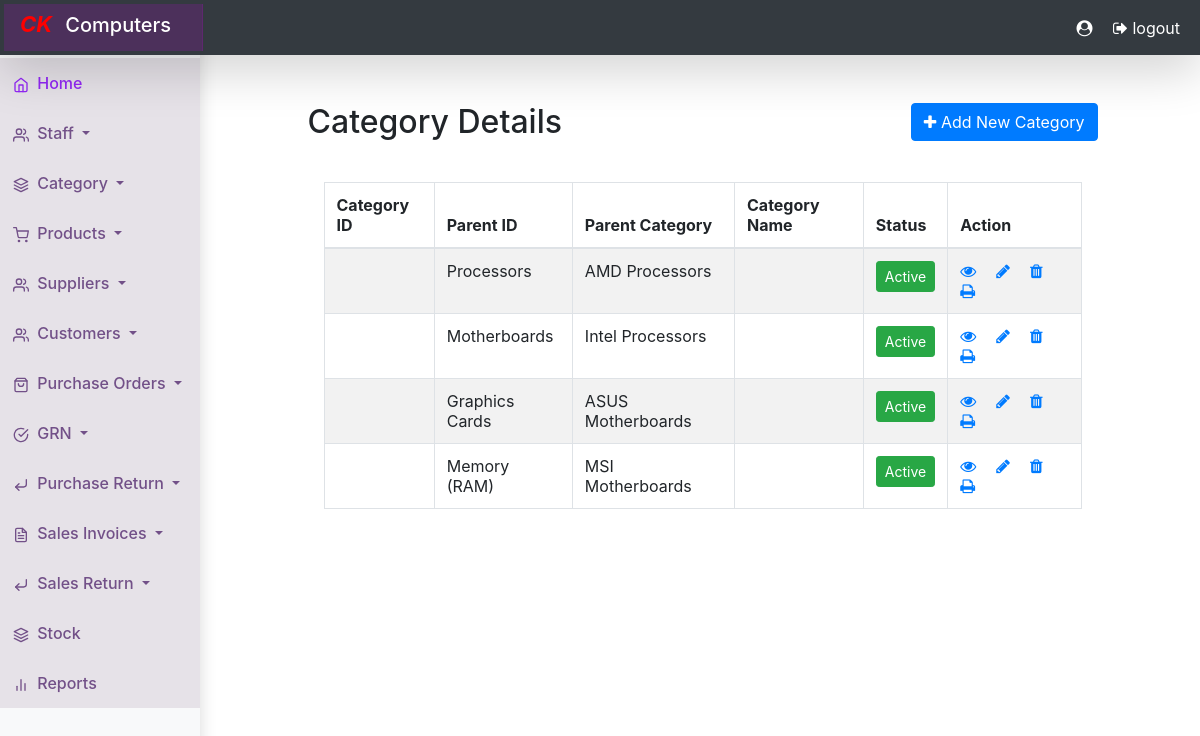
/category/index2.php, run on the app's committed database.
### tables this page shows
CREATE TABLE `p_category` (
  `p_cat_id` int(20) NOT NULL,
  `parent_cat_name` varchar(100) NOT NULL,
  `status` tinyint(4) NOT NULL DEFAULT 1
);

CREATE TABLE `category` (
  `id` int(50) NOT NULL,
  `p_cat_id` int(20) DEFAULT NULL,
  `category_name` varchar(50) NOT NULL,
  `status` tinyint(4) NOT NULL DEFAULT 1
);

### category/index2.php (the view, shortened to what this page needs)
<?php
require_once '../common/config.php';
?>
<?php include "../common/header.php"; ?>
 <?php require_once '../common/navbar.php'; ?>
<!DOCTYPE html>
<html lang="en">
    <head>
    <link rel="stylesheet" type="text/css" href="https://cdn.datatables.net/v/dt/dt-1.12.1/datatables.min.css"/>
    <link rel="stylesheet" href="https://maxcdn.bootstrapcdn.com/font-awesome/4.7.0/css/font-awesome.min.css">
    </head>
<body style="background-image: url(../images/BG100.jpg); background-size: cover; background-repeat:no-repeat;">
    <div class="wrapper">
            <div class="row">
            <div class="col-lg-3"></div>
                <div class="col-md-8">
                    <div class="mt-5 mb-3 clearfix">
                        <h2 class="pull-left">Category Details</h2>
                        <a href="create.php" class="btn btn-primary pull-right"><i class="fa fa-plus"></i> Add New Category</a>
                    </div>
                    <?php
                    $sql = "SELECT * FROM p_category ";
                    if($result = mysqli_query($link, $sql)){
                        if(mysqli_num_rows($result) > 0){
                            echo '<div class="bg-white p-3"><table class="table table-bordered table-striped" id="myTable" >';
                                echo "<thead>";
                                    echo "<tr>";
                                        echo "<th>Category ID</th>";
                                        echo "<th>Parent ID</th>";
                                        echo "<th>Parent Category</th>";
                                        echo "<th>Category Name</th>";
                                        echo "<th>Status</th>";
                                        echo "<th>Action</th>";
                                    echo "</tr>";
                                echo "</thead>";
                                echo "<tbody>";
                                while($row = mysqli_fetch_array($result)){
                                    echo "<tr>";
                                        echo "<td>" . $row['id'] . "</td>";
                                        echo "<td>" . $row['parent_cat_name'] . "</td>";
                                        echo "<td>";
                                        $z=$row['p_cat_id'];
                                        $count="SELECT category_name FROM category WHERE id=$z";
                                        foreach ($link->query($count) as $row1) {
                                            echo $row1['category_name'];
                                        }
                                        echo "</td>";
                                        echo "<td>" . $row['category_name'] . "</td>";
                                        echo "<td>";
                                        $status = $row['status'];
                                        if($status==1){
                                            echo "<a href='delete.php?id=". $row['id'] ."' class='btn btn-success btn-sm col-sm-12' role='button'>Active</a>";
                                        }else{
                                            echo "<a href='delete2.php?id=". $row['id'] ."' class='btn btn-danger btn-sm col-sm-12' role='button'>Deactive</a>";
                                        }
                                    echo "</td>";
                                        echo "<td>";
                                            echo '<a href="view.php?id='. $row['id'] .'" class=" icon" title="View Record" data-toggle="tooltip"><span class="fa fa-eye"></span></a>';
                                            echo '<a href="update.php?id='. $row['id'] .'" class=" icon" title="Update Record" data-toggle="tooltip"><span class="fa fa-pencil"></span></a>';
                                            echo '<a href="#" class= "icon" title="Delete Record" data-toggle="modal" data-target="#myModal'.$row['id'] .'"><span class="fa fa-trash"></span> </a>';
                                            echo '<a href="print.php?id='. $row['id'] .'" class=" icon" title="print Record" data-toggle="tooltip"><span class="fa fa-print"></span></a>';
                                        echo "</td>";
                                    echo "</tr>";
                                    ?>
                                <?php }
                                echo "</tbody>";
                                echo "</table>";
                            } else{
                                echo '<div class="alert alert-danger"><em>No records were found.</em></div>';
                            }
                        } else{
                            echo "Oops! Something went wrong. Please try again later.";
                        }
                    ?>
                </div>
            </div>
        </div>
    </div>
</body>
</html>

### staffimage/style.css (style rules this page uses)
* { margin: 0; padding: 0; box-sizing: border-box; }

### common/dashboard.css (style rules this page uses)
.icon { padding-right: 20px; }

### data on the page
p_category: parent_cat_name "Processors"
category: category_name "AMD Processors"
p_category: parent_cat_name "Motherboards"
category: category_name "Intel Processors"
p_category: parent_cat_name "Graphics Cards"
category: category_name "ASUS Motherboards"
p_category: parent_cat_name "Memory (RAM)"
category: category_name "MSI Motherboards"
